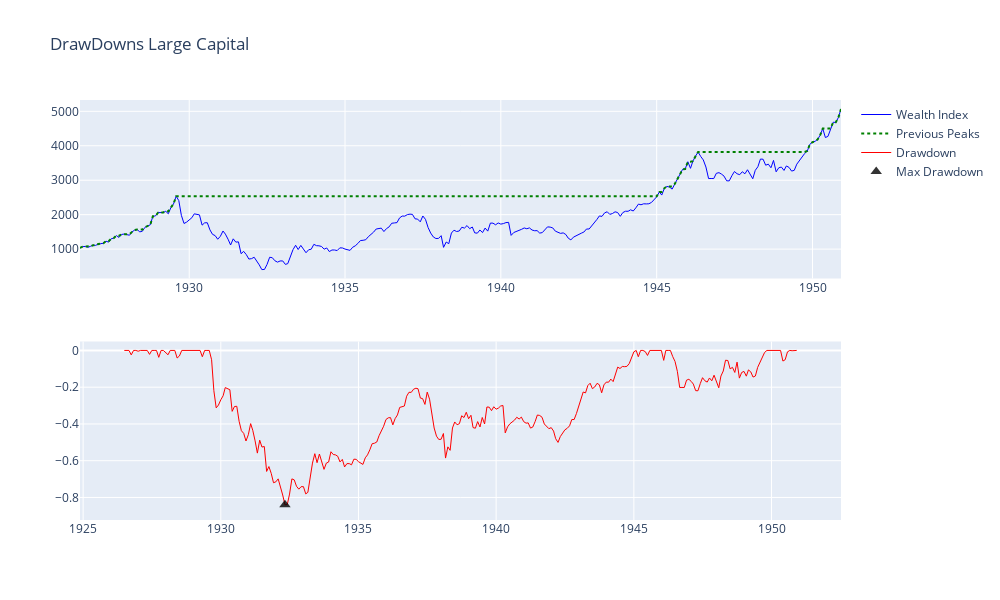

This figure's notebook cell:
### Code cell
max_year='1950'
plot_drawdowns(df_drawdowns_lc.loc[:max_year], title='DrawDowns Large Capital')

### Figure 1 — Plotly figure (JSON) as saved in the notebook; plotly's stock layout.template omitted (floating-point values rounded to 4 significant figures; data arrays with more than 128 entries replaced by an {"elided": "..."} marker saying what was removed)
{"data": [{"hovertemplate": "%{y:.5f}", "line": {"color": "blue", "width": 1}, "mode": "lines", "name": "Wealth Index", "type": "scatter", "x": {"elided": "294 str values"}, "xaxis": "x", "y": {"elided": "294 float values"}, "yaxis": "y"}, {"hovertemplate": "%{y:.5f}", "line": {"color": "green", "dash": "dot", "width": 2}, "mode": "lines", "name": "Previous Peaks", "type": "scatter", "x": {"elided": "294 str values"}, "xaxis": "x", "y": {"elided": "294 float values"}, "yaxis": "y"}, {"hovertemplate": "%{y:.5f}", "line": {"color": "red", "width": 1}, "mode": "lines", "name": "Drawdown", "type": "scatter", "x": {"elided": "294 str values"}, "xaxis": "x2", "y": {"elided": "294 float values"}, "yaxis": "y2"}, {"hovertemplate": "%{y:.5f}", "marker": {"color": "black", "opacity": 0.8, "size": 10, "symbol": "triangle-up"}, "mode": "markers", "name": "Max Drawdown", "type": "scatter", "x": {"elided": "294 str values"}, "xaxis": "x2", "y": {"elided": "294 float values"}, "yaxis": "y2"}], "layout": {"height": 600, "hoverdistance": 200, "hovermode": "x unified", "spikedistance": 200, "title": {"text": "DrawDowns Large Capital"}, "transition": {"duration": 500}, "width": 1000, "xaxis": {"anchor": "y", "domain": [0, 1], "showspikes": true, "spikecolor": "#999999", "spikemode": "across", "spikethickness": 2}, "xaxis2": {"anchor": "y2", "domain": [0, 1], "showspikes": true, "spikecolor": "#999999", "spikemode": "across", "spikethickness": 2}, "yaxis": {"anchor": "x", "domain": [0.575, 1], "tickprefix": ""}, "yaxis2": {"anchor": "x2", "domain": [0, 0.425], "tickprefix": ""}}}
